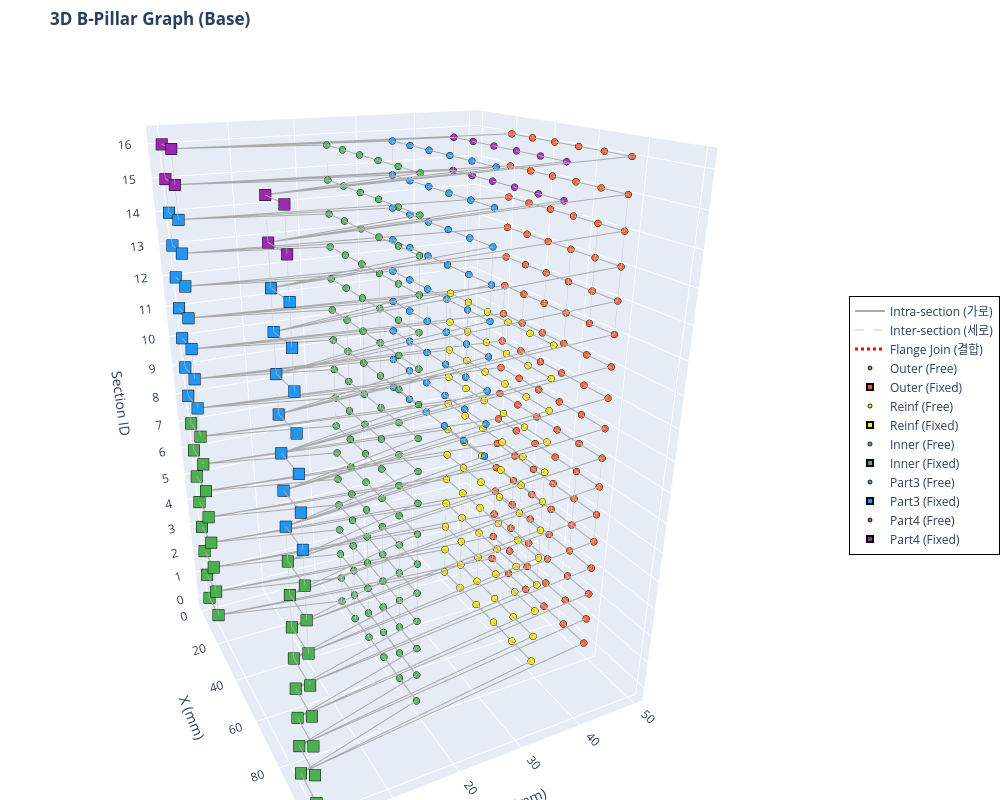

Notebook code for this chart:
### Code cell
import plotly.graph_objects as go
import numpy as np

def visualize_bpillar_plotly(x_tensor, edge_index_tensor, edge_attr_tensor, num_sections):
    # 텐서를 Numpy 배열로 변환
    x_np = x_tensor.cpu().numpy()
    ei_np = edge_index_tensor.cpu().numpy()
    ea_np = edge_attr_tensor.cpu().numpy()

    # 파트별 색상 맵 (Plotly용 Hex 컬러)
    color_map = {0: '#FF5722', 1: '#FFEE00', 2: '#4CAF50', 3: '#2196F3', 4: '#9C27B0'}
    part_names = {0: 'Outer', 1: 'Reinf', 2: 'Inner', 3: 'Part3', 4: 'Part4'}

    fig = go.Figure()

    # ---------------------------------------------------------
    # 1. 엣지(Edge) 그리기 (None-interleaving 기법 적용)
    # ---------------------------------------------------------
    def add_edges(edge_type_val, color, width, dash_style, name):
        mask = (ea_np[:, 3] == edge_type_val)
        edges = ei_np[:, mask]
        
        # 선을 한 번에 그리기 위해 [x1, x2, None, x3, x4, None...] 형태로 리스트 구성
        x_lines, y_lines, z_lines = [], [], []
        for i in range(edges.shape[1]):
            u, v = edges[0, i], edges[1, i]
            x_lines.extend([x_np[u, 0], x_np[v, 0], None])
            y_lines.extend([x_np[u, 1], x_np[v, 1], None])
            z_lines.extend([x_np[u, 5], x_np[v, 5], None])
            
        if x_lines:  # 엣지가 존재할 경우만 trace 추가
            fig.add_trace(go.Scatter3d(
                x=x_lines, y=y_lines, z=z_lines,
                mode='lines',
                line=dict(color=color, width=width, dash=dash_style),
                hoverinfo='none',  # 엣지에는 마우스 오버 끄기 (노드에만 집중)
                name=name,
                showlegend=True
            ))

    # 엣지 타입별 추가
    add_edges(edge_type_val=0.0, color='#AAAAAA', width=2, dash_style='solid', name='Intra-section (가로)')
    add_edges(edge_type_val=1.0, color='#CCCCCC', width=1, dash_style='dash',  name='Inter-section (세로)')
    add_edges(edge_type_val=2.0, color='#FF0000', width=3, dash_style='dot',   name='Flange Join (결합)')

    # ---------------------------------------------------------
    # 2. 노드(Node) 그리기 (Part 및 Fixed/Free 상태별 분리)
    # ---------------------------------------------------------
    for part_id, color in color_map.items():
        is_fixed = (x_np[:, 2] > 0) | (x_np[:, 3] > 0)
        
        mask_free = (x_np[:, 4] == part_id) & ~is_fixed
        mask_fixed = (x_np[:, 4] == part_id) & is_fixed
        
        p_name = part_names.get(part_id, f'Part {part_id}')
        
        # Free 노드 (원형)
        if mask_free.any():
            fig.add_trace(go.Scatter3d(
                x=x_np[mask_free, 0], y=x_np[mask_free, 1], z=x_np[mask_free, 5],
                mode='markers',
                name=f'{p_name} (Free)',
                marker=dict(size=4, color=color, symbol='circle',
                            line=dict(color='black', width=1), opacity=0.9),
                hovertemplate=f'<b>{p_name}</b><br>X: %{{x:.2f}}<br>Y: %{{y:.2f}}<br>Section(Z): %{{z}}<extra></extra>'
            ))
            
        # Fixed 노드 (크고 네모난 마커)
        if mask_fixed.any():
            fig.add_trace(go.Scatter3d(
                x=x_np[mask_fixed, 0], y=x_np[mask_fixed, 1], z=x_np[mask_fixed, 5],
                mode='markers',
                name=f'{p_name} (Fixed)',
                marker=dict(size=6, color=color, symbol='square',
                            line=dict(color='black', width=2), opacity=1.0),
                hovertemplate=f'<b>{p_name} [FIXED]</b><br>X: %{{x:.2f}}<br>Y: %{{y:.2f}}<br>Section(Z): %{{z}}<extra></extra>'
            ))

    # ---------------------------------------------------------
    # 3. 레이아웃(Layout) 및 카메라 설정
    # ---------------------------------------------------------
    fig.update_layout(
        title="<b>3D B-Pillar Graph (Base)</b>",
        scene=dict(
            xaxis_title='X (mm)',
            yaxis_title='Y (mm)',
            zaxis_title='Section ID',
            zaxis=dict(tickmode='linear', tick0=0, dtick=1), # Z축 눈금을 1단위로 표시
            aspectmode='manual',
            aspectratio=dict(x=1, y=1, z=1.5),  # Z축(높이) 비율을 약간 길게 설정
            camera=dict(eye=dict(x=2.0, y=-1.0, z=1.0)) # 초기 카메라 앵글
        ),
        width=1000,
        height=800,
        legend=dict(
            x=1.05, y=0.5,
            bgcolor='rgba(255, 255, 255, 0.8)',
            bordercolor='Black',
            borderwidth=1
        ),
        margin=dict(l=0, r=0, b=0, t=50) # 여백 최소화
    )

    fig.show()

# 함수 실행 (앞서 생성하신 x, edge_index, edge_attr 텐서를 그대로 넣으시면 됩니다)
visualize_bpillar_plotly(x, edge_index, edge_attr, num_sections)

print("📌 마우스 조작 방법:")
print("   • 마우스 좌클릭 드래그: 3D 회전")
print("   • 마우스 우클릭 드래그: 이동 (Pan)")
print("   • 마우스 휠: 확대/축소") 
print("   • 점 위에 마우스 올리기: 좌표 및 파트 상세 정보 표시")
print("   • 우측 범례(Legend) 클릭: 해당 파트/엣지 표시 또는 숨김")

### Figure 1 — Plotly figure (JSON) as saved in the notebook; plotly's stock layout.template omitted (floating-point values rounded to 4 significant figures; data arrays with more than 128 entries replaced by an {"elided": "..."} marker saying what was removed)
{"data": [{"hoverinfo": "none", "line": {"color": "#AAAAAA", "dash": "solid", "width": 2}, "mode": "lines", "name": "Intra-section (가로)", "showlegend": true, "type": "scatter3d", "x": {"elided": "3078 float values"}, "y": {"elided": "3078 int values"}, "z": {"elided": "3078 int values"}}, {"hoverinfo": "none", "line": {"color": "#CCCCCC", "dash": "dash", "width": 1}, "mode": "lines", "name": "Inter-section (세로)", "showlegend": true, "type": "scatter3d", "x": {"elided": "3120 float values"}, "y": {"elided": "3120 int values"}, "z": {"elided": "3120 int values"}}, {"hoverinfo": "none", "line": {"color": "#FF0000", "dash": "dot", "width": 3}, "mode": "lines", "name": "Flange Join (결합)", "showlegend": true, "type": "scatter3d", "x": {"elided": "828 int values"}, "y": {"elided": "828 int values"}, "z": {"elided": "828 int values"}}, {"hovertemplate": "<b>Outer</b><br>X: %{x:.2f}<br>Y: %{y:.2f}<br>Section(Z): %{z}<extra></extra>", "marker": {"color": "#FF5722", "line": {"color": "black", "width": 1}, "opacity": 0.9, "size": 4, "symbol": "circle"}, "mode": "markers", "name": "Outer (Free)", "type": "scatter3d", "x": [22.22, 33.33, 44.44, 55.56, 66.67, 77.78, 22.22, 33.33, 44.44, 55.56, 66.67, 77.78, 22.22, 33.33, 44.44, 55.56, 66.67, 77.78, 22.22, 33.33, 44.44, 55.56, 66.67, 77.78, 22.22, 33.33, 44.44, 55.56, 66.67, 77.78, 22.22, 33.33, 44.44, 55.56, 66.67, 77.78, 22.22, 33.33, 44.44, 55.56, 66.67, 77.78, 22.22, 33.33, 44.44, 55.56, 66.67, 77.78, 22.22, 33.33, 44.44, 55.56, 66.67, 77.78, 22.22, 33.33, 44.44, 55.56, 66.67, 77.78, 22.22, 33.33, 44.44, 55.56, 66.67, 77.78, 22.22, 33.33, 44.44, 55.56, 66.67, 77.78, 22.22, 33.33, 44.44, 55.56, 66.67, 77.78, 22.22, 33.33, 44.44, 55.56, 66.67, 77.78, 22.22, 33.33, 44.44, 55.56, 66.67, 77.78, 22.22, 33.33, 44.44, 55.56, 66.67, 77.78, 22.22, 33.33, 44.44, 55.56, 66.67, 77.78], "y": [50, 50, 50, 50, 50, 50, 50, 50, 50, 50, 50, 50, 50, 50, 50, 50, 50, 50, 50, 50, 50, 50, 50, 50, 50, 50, 50, 50, 50, 50, 50, 50, 50, 50, 50, 50, 50, 50, 50, 50, 50, 50, 50, 50, 50, 50, 50, 50, 50, 50, 50, 50, 50, 50, 50, 50, 50, 50, 50, 50, 50, 50, 50, 50, 50, 50, 50, 50, 50, 50, 50, 50, 50, 50, 50, 50, 50, 50, 50, 50, 50, 50, 50, 50, 50, 50, 50, 50, 50, 50, 50, 50, 50, 50, 50, 50, 50, 50, 50, 50, 50, 50], "z": [0, 0, 0, 0, 0, 0, 1, 1, 1, 1, 1, 1, 2, 2, 2, 2, 2, 2, 3, 3, 3, 3, 3, 3, 4, 4, 4, 4, 4, 4, 5, 5, 5, 5, 5, 5, 6, 6, 6, 6, 6, 6, 7, 7, 7, 7, 7, 7, 8, 8, 8, 8, 8, 8, 9, 9, 9, 9, 9, 9, 10, 10, 10, 10, 10, 10, 11, 11, 11, 11, 11, 11, 12, 12, 12, 12, 12, 12, 13, 13, 13, 13, 13, 13, 14, 14, 14, 14, 14, 14, 15, 15, 15, 15, 15, 15, 16, 16, 16, 16, 16, 16]}, {"hovertemplate": "<b>Outer [FIXED]</b><br>X: %{x:.2f}<br>Y: %{y:.2f}<br>Section(Z): %{z}<extra></extra>", "marker": {"color": "#FF5722", "line": {"color": "black", "width": 2}, "opacity": 1, "size": 6, "symbol": "square"}, "mode": "markers", "name": "Outer (Fixed)", "type": "scatter3d", "x": [0, 11.11, 88.89, 100, 0, 11.11, 88.89, 100, 0, 11.11, 88.89, 100, 0, 11.11, 88.89, 100, 0, 11.11, 88.89, 100, 0, 11.11, 88.89, 100, 0, 11.11, 88.89, 100, 0, 11.11, 88.89, 100, 0, 11.11, 88.89, 100, 0, 11.11, 88.89, 100, 0, 11.11, 88.89, 100, 0, 11.11, 88.89, 100, 0, 11.11, 88.89, 100, 0, 11.11, 88.89, 100, 0, 11.11, 88.89, 100, 0, 11.11, 88.89, 100, 0, 11.11, 88.89, 100], "y": [0, 0, 0, 0, 0, 0, 0, 0, 0, 0, 0, 0, 0, 0, 0, 0, 0, 0, 0, 0, 0, 0, 0, 0, 0, 0, 0, 0, 0, 0, 0, 0, 0, 0, 0, 0, 0, 0, 0, 0, 0, 0, 0, 0, 0, 0, 0, 0, 0, 0, 0, 0, 0, 0, 0, 0, 0, 0, 0, 0, 0, 0, 0, 0, 0, 0, 0, 0], "z": [0, 0, 0, 0, 1, 1, 1, 1, 2, 2, 2, 2, 3, 3, 3, 3, 4, 4, 4, 4, 5, 5, 5, 5, 6, 6, 6, 6, 7, 7, 7, 7, 8, 8, 8, 8, 9, 9, 9, 9, 10, 10, 10, 10, 11, 11, 11, 11, 12, 12, 12, 12, 13, 13, 13, 13, 14, 14, 14, 14, 15, 15, 15, 15, 16, 16, 16, 16]}, {"hovertemplate": "<b>Reinf</b><br>X: %{x:.2f}<br>Y: %{y:.2f}<br>Section(Z): %{z}<extra></extra>", "marker": {"color": "#FFEE00", "line": {"color": "black", "width": 1}, "opacity": 0.9, "size": 4, "symbol": "circle"}, "mode": "markers", "name": "Reinf (Free)", "type": "scatter3d", "x": [22.22, 33.33, 44.44, 55.56, 66.67, 77.78, 22.22, 33.33, 44.44, 55.56, 66.67, 77.78, 22.22, 33.33, 44.44, 55.56, 66.67, 77.78, 22.22, 33.33, 44.44, 55.56, 66.67, 77.78, 22.22, 33.33, 44.44, 55.56, 66.67, 77.78, 22.22, 33.33, 44.44, 55.56, 66.67, 77.78, 22.22, 33.33, 44.44, 55.56, 66.67, 77.78, 22.22, 33.33, 44.44, 55.56, 66.67, 77.78, 22.22, 33.33, 44.44, 55.56, 66.67, 77.78, 22.22, 33.33, 44.44, 55.56, 66.67, 77.78, 22.22, 33.33, 44.44, 55.56, 66.67, 77.78, 22.22, 33.33, 44.44, 55.56, 66.67, 77.78], "y": [40, 40, 40, 40, 40, 40, 40, 40, 40, 40, 40, 40, 40, 40, 40, 40, 40, 40, 40, 40, 40, 40, 40, 40, 40, 40, 40, 40, 40, 40, 40, 40, 40, 40, 40, 40, 40, 40, 40, 40, 40, 40, 40, 40, 40, 40, 40, 40, 40, 40, 40, 40, 40, 40, 40, 40, 40, 40, 40, 40, 40, 40, 40, 40, 40, 40, 40, 40, 40, 40, 40, 40], "z": [0, 0, 0, 0, 0, 0, 1, 1, 1, 1, 1, 1, 2, 2, 2, 2, 2, 2, 3, 3, 3, 3, 3, 3, 4, 4, 4, 4, 4, 4, 5, 5, 5, 5, 5, 5, 6, 6, 6, 6, 6, 6, 7, 7, 7, 7, 7, 7, 8, 8, 8, 8, 8, 8, 9, 9, 9, 9, 9, 9, 10, 10, 10, 10, 10, 10, 11, 11, 11, 11, 11, 11]}, {"hovertemplate": "<b>Reinf [FIXED]</b><br>X: %{x:.2f}<br>Y: %{y:.2f}<br>Section(Z): %{z}<extra></extra>", "marker": {"color": "#FFEE00", "line": {"color": "black", "width": 2}, "opacity": 1, "size": 6, "symbol": "square"}, "mode": "markers", "name": "Reinf (Fixed)", "type": "scatter3d", "x": [0, 11.11, 88.89, 100, 0, 11.11, 88.89, 100, 0, 11.11, 88.89, 100, 0, 11.11, 88.89, 100, 0, 11.11, 88.89, 100, 0, 11.11, 88.89, 100, 0, 11.11, 88.89, 100, 0, 11.11, 88.89, 100, 0, 11.11, 88.89, 100, 0, 11.11, 88.89, 100, 0, 11.11, 88.89, 100, 0, 11.11, 88.89, 100], "y": [0, 0, 0, 0, 0, 0, 0, 0, 0, 0, 0, 0, 0, 0, 0, 0, 0, 0, 0, 0, 0, 0, 0, 0, 0, 0, 0, 0, 0, 0, 0, 0, 0, 0, 0, 0, 0, 0, 0, 0, 0, 0, 0, 0, 0, 0, 0, 0], "z": [0, 0, 0, 0, 1, 1, 1, 1, 2, 2, 2, 2, 3, 3, 3, 3, 4, 4, 4, 4, 5, 5, 5, 5, 6, 6, 6, 6, 7, 7, 7, 7, 8, 8, 8, 8, 9, 9, 9, 9, 10, 10, 10, 10, 11, 11, 11, 11]}, {"hovertemplate": "<b>Inner</b><br>X: %{x:.2f}<br>Y: %{y:.2f}<br>Section(Z): %{z}<extra></extra>", "marker": {"color": "#4CAF50", "line": {"color": "black", "width": 1}, "opacity": 0.9, "size": 4, "symbol": "circle"}, "mode": "markers", "name": "Inner (Free)", "type": "scatter3d", "x": [22.22, 33.33, 44.44, 55.56, 66.67, 77.78, 22.22, 33.33, 44.44, 55.56, 66.67, 77.78, 22.22, 33.33, 44.44, 55.56, 66.67, 77.78, 22.22, 33.33, 44.44, 55.56, 66.67, 77.78, 22.22, 33.33, 44.44, 55.56, 66.67, 77.78, 22.22, 33.33, 44.44, 55.56, 66.67, 77.78, 22.22, 33.33, 44.44, 55.56, 66.67, 77.78, 22.22, 33.33, 44.44, 55.56, 66.67, 77.78, 22.22, 33.33, 44.44, 55.56, 66.67, 77.78, 22.22, 33.33, 44.44, 55.56, 66.67, 77.78, 22.22, 33.33, 44.44, 55.56, 66.67, 77.78, 22.22, 33.33, 44.44, 55.56, 66.67, 77.78, 22.22, 33.33, 44.44, 55.56, 66.67, 77.78, 22.22, 33.33, 44.44, 55.56, 66.67, 77.78, 22.22, 33.33, 44.44, 55.56, 66.67, 77.78, 22.22, 33.33, 44.44, 55.56, 66.67, 77.78, 22.22, 33.33, 44.44, 55.56, 66.67, 77.78], "y": [20, 20, 20, 20, 20, 20, 20, 20, 20, 20, 20, 20, 20, 20, 20, 20, 20, 20, 20, 20, 20, 20, 20, 20, 20, 20, 20, 20, 20, 20, 20, 20, 20, 20, 20, 20, 20, 20, 20, 20, 20, 20, 20, 20, 20, 20, 20, 20, 20, 20, 20, 20, 20, 20, 20, 20, 20, 20, 20, 20, 20, 20, 20, 20, 20, 20, 20, 20, 20, 20, 20, 20, 20, 20, 20, 20, 20, 20, 20, 20, 20, 20, 20, 20, 20, 20, 20, 20, 20, 20, 20, 20, 20, 20, 20, 20, 20, 20, 20, 20, 20, 20], "z": [0, 0, 0, 0, 0, 0, 1, 1, 1, 1, 1, 1, 2, 2, 2, 2, 2, 2, 3, 3, 3, 3, 3, 3, 4, 4, 4, 4, 4, 4, 5, 5, 5, 5, 5, 5, 6, 6, 6, 6, 6, 6, 7, 7, 7, 7, 7, 7, 8, 8, 8, 8, 8, 8, 9, 9, 9, 9, 9, 9, 10, 10, 10, 10, 10, 10, 11, 11, 11, 11, 11, 11, 12, 12, 12, 12, 12, 12, 13, 13, 13, 13, 13, 13, 14, 14, 14, 14, 14, 14, 15, 15, 15, 15, 15, 15, 16, 16, 16, 16, 16, 16]}, {"hovertemplate": "<b>Inner [FIXED]</b><br>X: %{x:.2f}<br>Y: %{y:.2f}<br>Section(Z): %{z}<extra></extra>", "marker": {"color": "#4CAF50", "line": {"color": "black", "width": 2}, "opacity": 1, "size": 6, "symbol": "square"}, "mode": "markers", "name": "Inner (Fixed)", "type": "scatter3d", "x": [0, 11.11, 88.89, 100, 0, 11.11, 88.89, 100, 0, 11.11, 88.89, 100, 0, 11.11, 88.89, 100, 0, 11.11, 88.89, 100, 0, 11.11, 88.89, 100, 0, 11.11, 88.89, 100, 0, 11.11, 88.89, 100, 0, 11.11, 88.89, 100, 0, 11.11, 88.89, 100, 0, 11.11, 88.89, 100, 0, 11.11, 88.89, 100, 0, 11.11, 88.89, 100, 0, 11.11, 88.89, 100, 0, 11.11, 88.89, 100, 0, 11.11, 88.89, 100, 0, 11.11, 88.89, 100], "y": [0, 0, 0, 0, 0, 0, 0, 0, 0, 0, 0, 0, 0, 0, 0, 0, 0, 0, 0, 0, 0, 0, 0, 0, 0, 0, 0, 0, 0, 0, 0, 0, 0, 0, 0, 0, 0, 0, 0, 0, 0, 0, 0, 0, 0, 0, 0, 0, 0, 0, 0, 0, 0, 0, 0, 0, 0, 0, 0, 0, 0, 0, 0, 0, 0, 0, 0, 0], "z": [0, 0, 0, 0, 1, 1, 1, 1, 2, 2, 2, 2, 3, 3, 3, 3, 4, 4, 4, 4, 5, 5, 5, 5, 6, 6, 6, 6, 7, 7, 7, 7, 8, 8, 8, 8, 9, 9, 9, 9, 10, 10, 10, 10, 11, 11, 11, 11, 12, 12, 12, 12, 13, 13, 13, 13, 14, 14, 14, 14, 15, 15, 15, 15, 16, 16, 16, 16]}, {"hovertemplate": "<b>Part3</b><br>X: %{x:.2f}<br>Y: %{y:.2f}<br>Section(Z): %{z}<extra></extra>", "marker": {"color": "#2196F3", "line": {"color": "black", "width": 1}, "opacity": 0.9, "size": 4, "symbol": "circle"}, "mode": "markers", "name": "Part3 (Free)", "type": "scatter3d", "x": [22.22, 33.33, 44.44, 55.56, 66.67, 77.78, 22.22, 33.33, 44.44, 55.56, 66.67, 77.78, 22.22, 33.33, 44.44, 55.56, 66.67, 77.78, 22.22, 33.33, 44.44, 55.56, 66.67, 77.78, 22.22, 33.33, 44.44, 55.56, 66.67, 77.78, 22.22, 33.33, 44.44, 55.56, 66.67, 77.78, 22.22, 33.33, 44.44, 55.56, 66.67, 77.78, 22.22, 33.33, 44.44, 55.56, 66.67, 77.78, 22.22, 33.33, 44.44, 55.56, 66.67, 77.78], "y": [30, 30, 30, 30, 30, 30, 30, 30, 30, 30, 30, 30, 30, 30, 30, 30, 30, 30, 30, 30, 30, 30, 30, 30, 30, 30, 30, 30, 30, 30, 30, 30, 30, 30, 30, 30, 30, 30, 30, 30, 30, 30, 30, 30, 30, 30, 30, 30, 30, 30, 30, 30, 30, 30], "z": [8, 8, 8, 8, 8, 8, 9, 9, 9, 9, 9, 9, 10, 10, 10, 10, 10, 10, 11, 11, 11, 11, 11, 11, 12, 12, 12, 12, 12, 12, 13, 13, 13, 13, 13, 13, 14, 14, 14, 14, 14, 14, 15, 15, 15, 15, 15, 15, 16, 16, 16, 16, 16, 16]}, {"hovertemplate": "<b>Part3 [FIXED]</b><br>X: %{x:.2f}<br>Y: %{y:.2f}<br>Section(Z): %{z}<extra></extra>", "marker": {"color": "#2196F3", "line": {"color": "black", "width": 2}, "opacity": 1, "size": 6, "symbol": "square"}, "mode": "markers", "name": "Part3 (Fixed)", "type": "scatter3d", "x": [0, 11.11, 88.89, 100, 0, 11.11, 88.89, 100, 0, 11.11, 88.89, 100, 0, 11.11, 88.89, 100, 0, 11.11, 88.89, 100, 0, 11.11, 88.89, 100, 0, 11.11, 88.89, 100, 0, 11.11, 88.89, 100, 0, 11.11, 88.89, 100], "y": [0, 0, 0, 0, 0, 0, 0, 0, 0, 0, 0, 0, 0, 0, 0, 0, 0, 0, 0, 0, 0, 0, 0, 0, 0, 0, 0, 0, 0, 0, 0, 0, 0, 0, 0, 0], "z": [8, 8, 8, 8, 9, 9, 9, 9, 10, 10, 10, 10, 11, 11, 11, 11, 12, 12, 12, 12, 13, 13, 13, 13, 14, 14, 14, 14, 15, 15, 15, 15, 16, 16, 16, 16]}, {"hovertemplate": "<b>Part4</b><br>X: %{x:.2f}<br>Y: %{y:.2f}<br>Section(Z): %{z}<extra></extra>", "marker": {"color": "#9C27B0", "line": {"color": "black", "width": 1}, "opacity": 0.9, "size": 4, "symbol": "circle"}, "mode": "markers", "name": "Part4 (Free)", "type": "scatter3d", "x": [22.22, 33.33, 44.44, 55.56, 66.67, 77.78, 22.22, 33.33, 44.44, 55.56, 66.67, 77.78], "y": [40, 40, 40, 40, 40, 40, 40, 40, 40, 40, 40, 40], "z": [15, 15, 15, 15, 15, 15, 16, 16, 16, 16, 16, 16]}, {"hovertemplate": "<b>Part4 [FIXED]</b><br>X: %{x:.2f}<br>Y: %{y:.2f}<br>Section(Z): %{z}<extra></extra>", "marker": {"color": "#9C27B0", "line": {"color": "black", "width": 2}, "opacity": 1, "size": 6, "symbol": "square"}, "mode": "markers", "name": "Part4 (Fixed)", "type": "scatter3d", "x": [0, 11.11, 88.89, 100, 0, 11.11, 88.89, 100], "y": [0, 0, 0, 0, 0, 0, 0, 0], "z": [15, 15, 15, 15, 16, 16, 16, 16]}], "layout": {"height": 800, "legend": {"bgcolor": "rgba(255, 255, 255, 0.8)", "bordercolor": "Black", "borderwidth": 1, "x": 1.05, "y": 0.5}, "margin": {"b": 0, "l": 0, "r": 0, "t": 50}, "scene": {"aspectmode": "manual", "aspectratio": {"x": 1, "y": 1, "z": 1.5}, "camera": {"eye": {"x": 2, "y": -1, "z": 1}}, "xaxis": {"title": {"text": "X (mm)"}}, "yaxis": {"title": {"text": "Y (mm)"}}, "zaxis": {"dtick": 1, "tick0": 0, "tickmode": "linear", "title": {"text": "Section ID"}}}, "title": {"text": "<b>3D B-Pillar Graph (Base)</b>"}, "width": 1000}}
